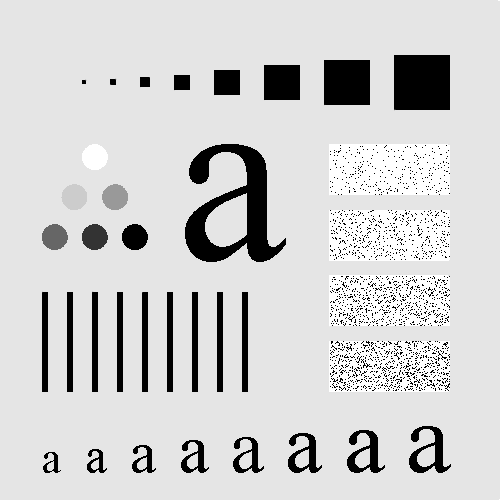
#> input picture original_image/Fig0333(a)(test_pattern_blurring_orig).tif, 500 x 500 px
$ python '盒式滤波.py'
#> lines starting #> are read from the running program, lines starting #| are printed output that depends on the picture
import numpy as np
import imageio.v2 as imageio
import matplotlib
matplotlib.use('Agg') # Use 'Agg' backend for saving plots without displaying a window
import matplotlib.pyplot as plt
import os
from scipy.ndimage import convolve # Import convolve for efficient filtering

def to_grayscale(image):
    """
    Converts an image to 8-bit grayscale if it's not already.
    Handles 2D (grayscale), 3D (RGB), and 4D (RGBA) images.
    """
    if len(image.shape) == 2: # Already 2D grayscale (H, W)
        gray_image = image
    elif len(image.shape) == 3:
        if image.shape[2] == 1: # 3D grayscale (H, W, 1)
            gray_image = image.squeeze(axis=2) # Remove the channel dimension
        elif image.shape[2] == 3: # RGB image (H, W, 3)
            # Convert RGB to grayscale using luminance method
            gray_image = (0.2989 * image[:,:,0] + 0.5870 * image[:,:,1] + 0.1140 * image[:,:,2])
        elif image.shape[2] == 4: # RGBA image (H, W, 4)
            # Discard alpha channel and convert RGB part to grayscale
            gray_image = (0.2989 * image[:,:,0] + 0.5870 * image[:,:,1] + 0.1140 * image[:,:,2])
        else:
            raise ValueError(f"Unsupported 3D image format with {image.shape[2]} channels.")
    else:
        raise ValueError(f"Unsupported image format with {len(image.shape)} dimensions. Expected 2D or 3D.")

    # Ensure the output is uint8 and scaled correctly
    if gray_image.dtype != np.uint8:
        if np.issubdtype(gray_image.dtype, np.floating):
            gray_image = np.clip(gray_image, 0, 255).astype(np.uint8)
        elif np.issubdtype(gray_image.dtype, np.integer):
            if np.max(gray_image) > 255:
                gray_image = (gray_image / np.max(gray_image) * 255).astype(np.uint8)
            else:
                gray_image = gray_image.astype(np.uint8)
    return gray_image

def apply_box_filter(image, kernel_size):
    """
    Applies a box (average) filter to the image using zero padding.

    Args:
        image (np.array): 8-bit grayscale input image.
        kernel_size (int): Size of the square box filter (e.g., 3 for 3x3).

    Returns:
        np.array: Filtered image (uint8).
    """
    if image.dtype != np.uint8:
        raise ValueError("Input image must be 8-bit (uint8) for filtering.")
    if kernel_size <= 0 or kernel_size % 2 == 0:
        raise ValueError("Kernel size must be a positive odd number.")

    # Create a box filter kernel
    kernel = np.ones((kernel_size, kernel_size), dtype=float) / (kernel_size * kernel_size)

    # Convert image to float for convolution to avoid overflow
    image_float = image.astype(float)

    # Apply convolution with zero padding (mode='constant', cval=0)
    # This replicates the dark borders mentioned in the textbook
    filtered_image_float = convolve(image_float, kernel, mode='constant', cval=0.0)

    # Clip values to [0, 255] and convert back to uint8
    filtered_image = np.clip(filtered_image_float, 0, 255).astype(np.uint8)

    return filtered_image

if __name__ == "__main__":
    # Define input and output directories
    input_dir = "original_image" # Folder where your original image is located
    output_dir = "output_image"
    os.makedirs(output_dir, exist_ok=True) # Create output directory if it doesn't exist

    # Image filename to process
    image_filename = "Fig0333(a)(test_pattern_blurring_orig).tif"
    image_path = os.path.join(input_dir, image_filename)
    base_name = os.path.splitext(image_filename)[0]

    print(f"\nProcessing image: {image_filename}")

    # 1. Read and convert image to 8-bit grayscale
    try:
        original_image_raw = imageio.imread(image_path)
#> original_image_raw is the input picture: shape (500, 500); min 0, max 255, mean 207.4
        original_image = to_grayscale(original_image_raw)
        print(f"Successfully loaded and converted '{image_filename}' to 8-bit grayscale.")
    except FileNotFoundError:
        print(f"Error: Image file '{image_path}' not found.")
        print("Please ensure the image file is in the 'original_image' directory or provide the full path.")
        print("Creating a random 8-bit grayscale image for demonstration.")
        original_image = np.random.randint(0, 256, size=(512, 512), dtype=np.uint8)
    except ValueError as e:
        print(f"Error processing '{image_filename}': {e}")
        print("Creating a random 8-bit grayscale image for demonstration.")
        original_image = np.random.randint(0, 256, size=(512, 512), dtype=np.uint8)

    # Define kernel sizes as per textbook example
    kernel_sizes = [3, 11, 21]
    filtered_images = {}

    # 2. Apply box filters with different kernel sizes
    for k_size in kernel_sizes:
        print(f"Applying {k_size}x{k_size} box filter...")
        filtered_img = apply_box_filter(original_image, k_size)
        filtered_images[k_size] = filtered_img
        print(f"Finished {k_size}x{k_size} filter.")
#> this loop made 3 passes
#> pass 1, in apply_box_filter, `filtered_image_float = convolve(image_float, kernel, mode='constant', ..`:
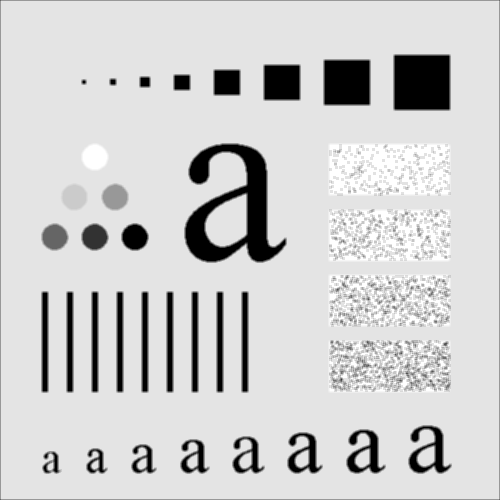
#> filtered_image_float: shape (500, 500) float64; min 0, max 255, mean 206.8; drawn with min black and max white
#> pass 2, in apply_box_filter (call 2), `filtered_image_float = convolve(image_float, kernel, mode='constant', ..`:
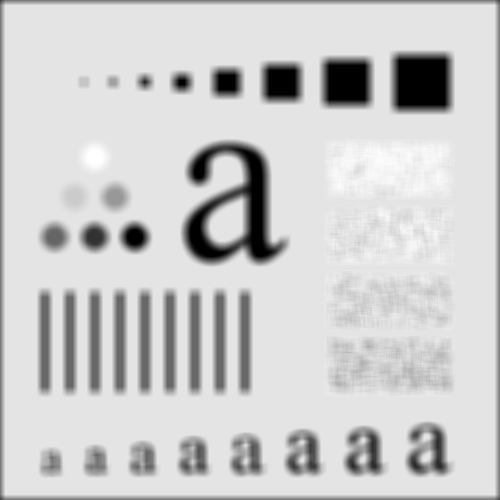
#> filtered_image_float: shape (500, 500) float64; min 0, max 255, mean 204.9; drawn with min black and max white
#> after the loop, filtered_images = 3 items

    # --- Visualization ---
    plt.figure(figsize=(12, 12)) # Adjust figure size for 2x2 layout
    plt.suptitle(f'Box Filtering Results for {image_filename}', fontsize=16)

    # Subplot 1: Original Image
    plt.subplot(2, 2, 1)
    plt.imshow(original_image, cmap='gray', vmin=0, vmax=255)
    plt.title('a) Original Image')
    plt.axis('off')

    # Subplot 2: Filtered with 3x3 kernel
    plt.subplot(2, 2, 2)
    plt.imshow(filtered_images[3], cmap='gray', vmin=0, vmax=255)
    plt.title('b) Box Filter (3x3)')
    plt.axis('off')

    # Subplot 3: Filtered with 11x11 kernel
    plt.subplot(2, 2, 3)
    plt.imshow(filtered_images[11], cmap='gray', vmin=0, vmax=255)
    plt.title('c) Box Filter (11x11)')
    plt.axis('off')

    # Subplot 4: Filtered with 21x21 kernel
    plt.subplot(2, 2, 4)
    plt.imshow(filtered_images[21], cmap='gray', vmin=0, vmax=255)
    plt.title('d) Box Filter (21x21)')
    plt.axis('off')

    plt.tight_layout(rect=[0, 0.03, 1, 0.95]) # Adjust layout to prevent title overlap

    # --- Save Visualization and Individual Images ---
    # Save the combined visualization figure
    combined_output_path = os.path.join(output_dir, f"{base_name}_box_filter_results.png")
    plt.savefig(combined_output_path, bbox_inches='tight')
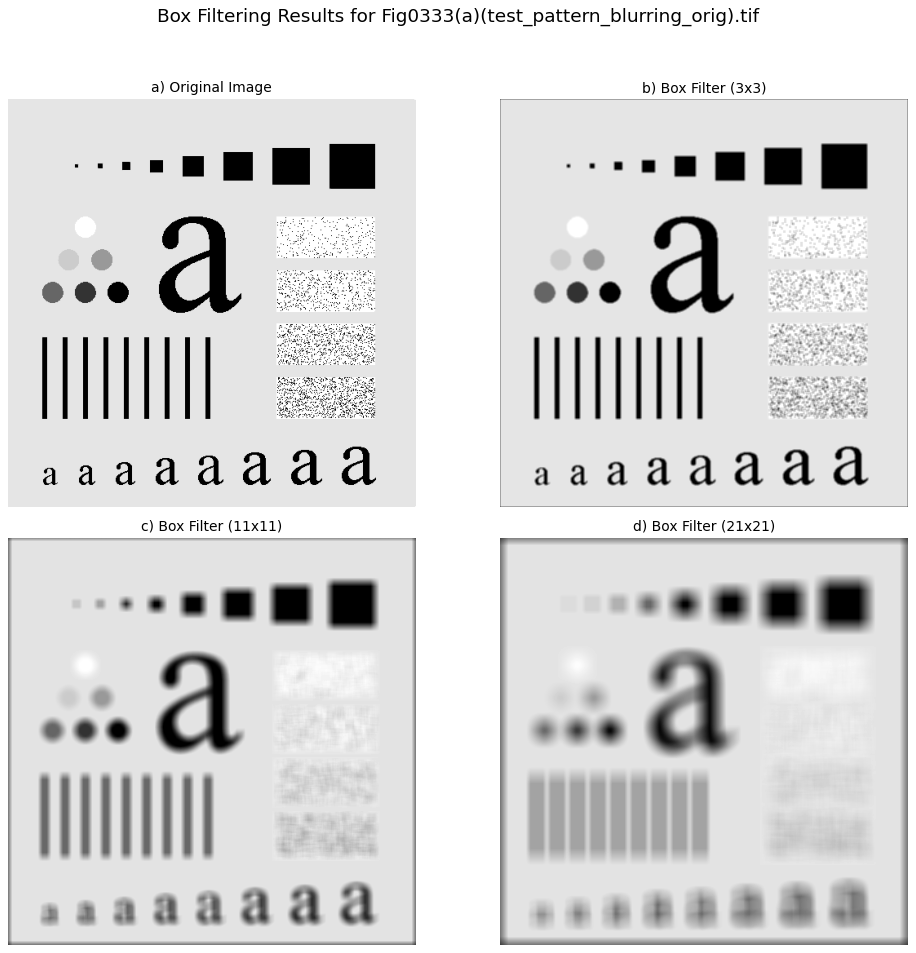
#> figure drawn by matplotlib, 4 panels
    print(f"Combined visualization saved to: {combined_output_path}")
    plt.close() # Close the plot to free memory

    # Save individual filtered images
    for k_size, img in filtered_images.items():
        filtered_image_path = os.path.join(output_dir, f"{base_name}_box_filter_{k_size}x{k_size}.tif")
        imageio.imwrite(filtered_image_path, img)
        print(f"Box filtered image ({k_size}x{k_size}) saved to: {filtered_image_path}")
#> this loop made 3 passes
#> k_size on passes 1 to 3: 3, 11, 21
#| Box filtered image (3x3) saved to: output_image/Fig0333(a)(test_pattern_blurring_orig)_box_filter_3x3.tif
#| Box filtered image (11x11) saved to: output_image/Fig0333(a)(test_pattern_blurring_orig)_box_filter_11x11.tif
#| Box filtered image (21x21) saved to: output_image/Fig0333(a)(test_pattern_blurring_orig)_box_filter_21x21.tif

    print("\nImage processing complete.")
